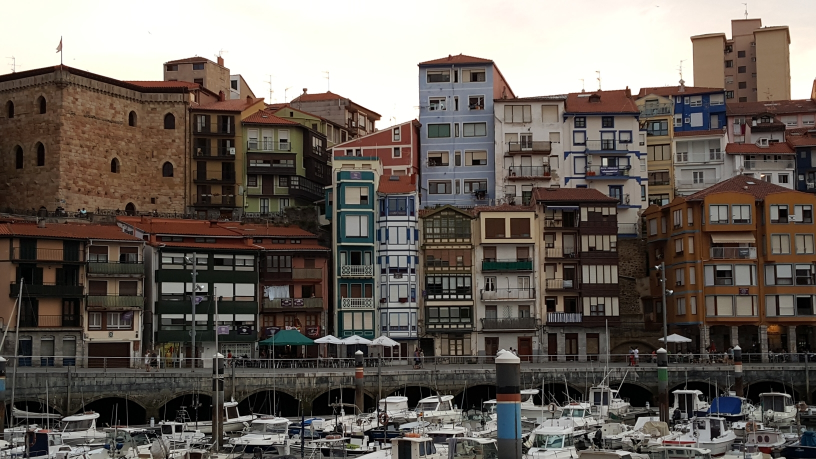
%> input picture Escena4/Escena4_imagen1.jpg, 1632 x 918 px (shown at 1/2 size)
$ octave Copy_2_of_Programa.m   (GNU Octave 9; MATLAB toolbox functions it lacks are replaced by stand-ins)
%> lines starting %> are read from the running program, lines starting %| are printed output that depends on the picture
%%%%%%%%%%
% @author: Juan José Jurado Camino (M20039)
% @version: 2.2
% @date: 25/06/2021
% @module: Image Stitching
% @purpose: This is a project for the subject "Técnicas avanzadas de visión por
% computador" in " Máster Universitario en Robótica y Automática de la
% Universidad Politécnica de Madrid".
%%%%%%%%%
%% LOOK AT ALL THE DIFFERENTE PARAMETERS YOU WANT TO CHOOSE
clc, clear, close all;
%Choose the algorithm for detection
ALGORITHM = 2;
    % [6 lines of commented-out code are left out]
    MatchThresholdSIFT=0.21;
    MaxRatioSIFT=0.15;
%Choose the way to compute the homography
HOMOGRAPHY = 2;
    % projective estimation of Matlab = 1
    % manually = 2
FILTER = 3; % geometric distance minim
    % [4 lines of commented-out code are left out]
DIST = 0.5; %Distance limited for the geometry error
porcentaje = 0.2; %porcentage of the error limited


MOSAIC = 1;
    % Manually = 1
    % Matlab = 2


format long

%% Load the image and constant parameters
I1 = imread('..\Escena4\Escena4_imagen1.jpg');
%> I1 is the input picture: size 918x1632x3 uint8; mean R, G, B 106, 98.1, 91.3
I2 = imread('..\Escena4\Escena4_imagen2.jpg');
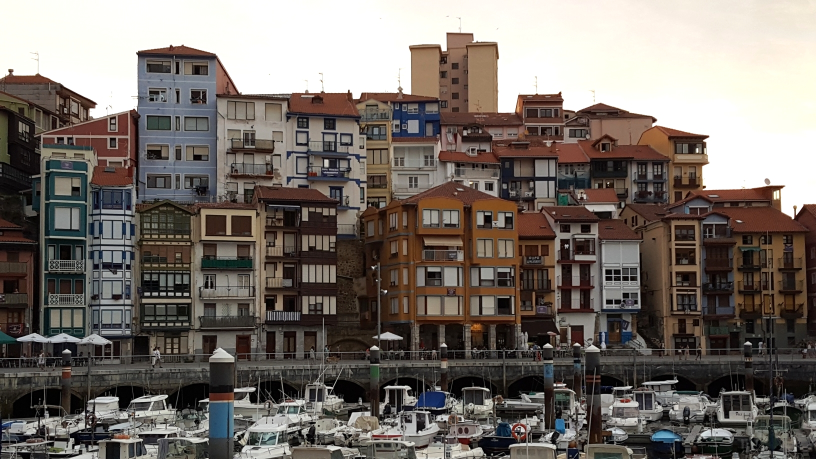
%> input picture Escena4/Escena4_imagen2.jpg, 1632 x 918 px (shown at 1/2 size)
%> I2 is the input picture: size 918x1632x3 uint8; mean R, G, B 118.6, 110.8, 104.9
I3 = imread('..\Escena4\Escena4_imagen3.jpg');
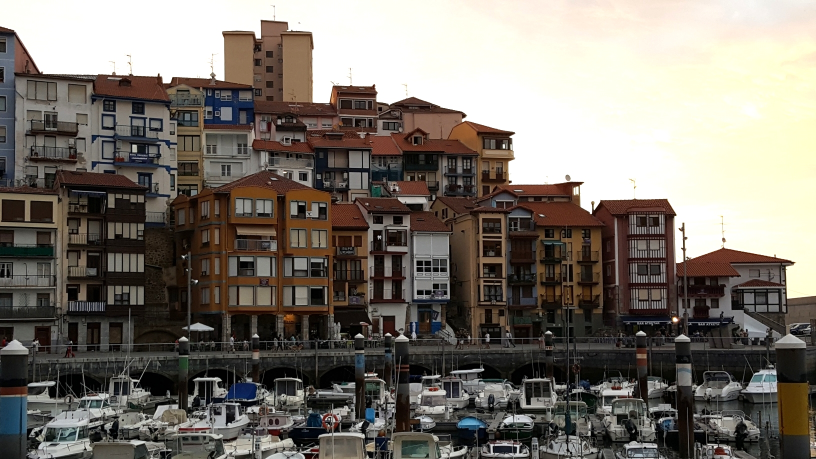
%> input picture Escena4/Escena4_imagen3.jpg, 1632 x 918 px (shown at 1/2 size)
%> I3 is the input picture: size 918x1632x3 uint8; mean R, G, B 122.9, 116.8, 109

nombre_I1 = '..\Escena4\Escena4_imagen1.pgm';
nombre_I2 = '..\Escena4\Escena4_imagen2.pgm';
nombre_I3 = '..\Escena4\Escena4_imagen3.pgm';

% I1_pgm = imread(nombre_I1);
% I2_pgm = imread(nombre_I2);
% I3_pgm = imread(nombre_I3);
%% Features Detection and Correspondencies

if ALGORITHM == 1
%%  SIFT
    [Im1, des1, loc1] = sift('..\Escena4\Escena4_imagen1.pgm');
    numSIFT_1=size(loc1,1);

    [Im2, des2, loc2] = sift('..\Escena4\Escena4_imagen2.pgm');
    numSIFT_2=size(loc2,1);

    [Im3, des3, loc3] = sift('..\Escena4\Escena4_imagen3.pgm');
    numSIFT_3=size(loc3,1);
    % [8 lines of commented-out code are left out]
    [puntosMatchSIFT] = casarPuntosSIFT(MatchThresholdSIFT, ...
                                        MaxRatioSIFT, ...
                                        des1,loc1,des2,loc2);
    %Number of points 1 - 2
    numSIFT_Casados=size(puntosMatchSIFT,1);
%     fprintf('Puntos SIFT casados %d\n',numSIFT_Casados);
    %Dibuja los puntos casados correctamente y su disparidad
%     DibujaCasamiento(puntosMatchSIFT,I1,I2,'SIFT. Puntos casados');
%     DibujaDisparidad(puntosMatchSIFT,I1,I2,1,'SIFT. Disparidad Puntos casados');

    %Correspondence 3 - 2
    [puntosMatchSIFT2] = casarPuntosSIFT(MatchThresholdSIFT, ...
                                        MaxRatioSIFT, ...
                                        des2,loc2,des3,loc3);
    %Number of points 3 - 2
    numSIFT_Casados2=size(puntosMatchSIFT2,1);
%     fprintf('Puntos SIFT casados %d\n',numSIFT_Casados2);
    %Dibuja los puntos casados correctamente y su disparidad
%     DibujaCasamiento(puntosMatchSIFT2,I2,I3,'SIFT. Puntos casados');
%     DibujaDisparidad(puntosMatchSIFT2,I2,I3,1,'SIFT. Disparidad Puntos casados');

    matchedPoints1 = puntosMatchSIFT(:,1:2);
    matchedPoints2a = puntosMatchSIFT(:,3:4);
    matchedPoints2b = puntosMatchSIFT2(:,1:2);
    matchedPoints3 = puntosMatchSIFT2(:,3:4);

elseif ALGORITHM == 2
%%  SURF
    %Image 1
    grayImage1 = im2gray(I1);
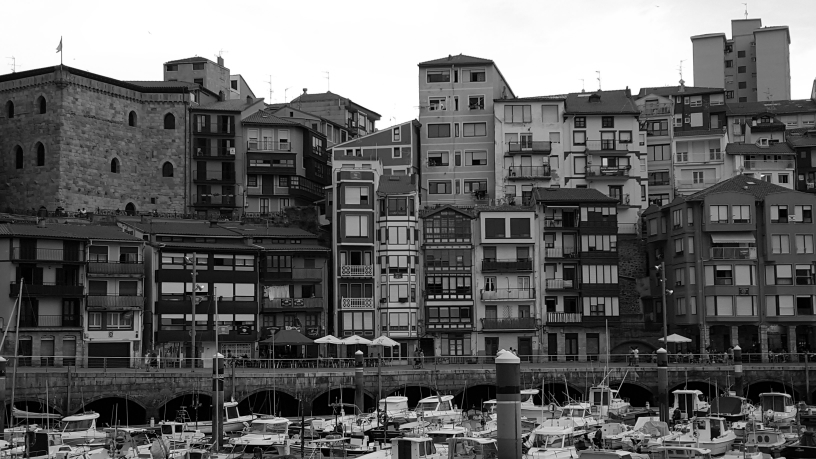
%> grayImage1: size 918x1632 uint8 (shown at 1/2 size); min 0, max 255, mean 99.7
%> (the run ends here)
